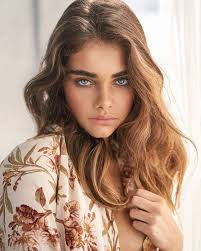
#> input picture images.jpg, 201 x 251 px
$ python problem-1.py
#> lines starting #> are read from the running program, lines starting #| are printed output that depends on the picture
import cv2
import imutils
import numpy as np
from matplotlib import pyplot as plt
im=cv2.imread("images.jpg")
#> im is the input picture: shape (251, 201, 3); mean B, G, R 132, 150.2, 179.5
rows,cols,r=im.shape
#> rows = 251; cols = 201; r = 3
(h, w) = im.shape[:2]
#> h = 251; w = 201
(cX, cY) = (w // 2, h // 2)
#> cX = 100; cY = 125
con=cols*25/100
#> con = 50.25
Mx = np.float32([[1,0,con],[0,1,0]])
#> Mx = [[1, 0, 50.25], [0, 1, 0]]
cos = np.abs(Mx[0, 0])
#> cos = 1
sin = np.abs(Mx[0, 1])
nW = int((h * sin) + (w * cos))
nH = int((h * cos) + (w * sin))
Mx[0, 2] += (nW / 2) - cX
Mx[1, 2] += (nH / 2) - cY
dstx = cv2.warpAffine(im,Mx,(int(cols+con),rows))
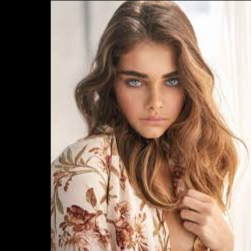
#> dstx: shape (251, 251, 3); mean B, G, R 104.9, 119.4, 142.8
#cv2.imwrite("problem-1.jpg",dstx)
plt.imshow(dstx)
plt.show()
